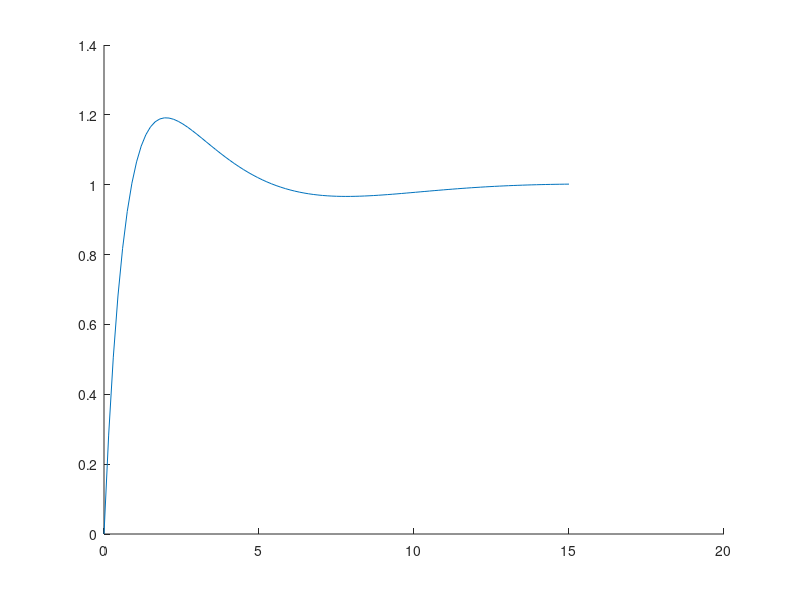

Recreate this plot in MATLAB. (Note: this script raises an error after producing the figure.)
clc; clear all; close all;


g = 9.81;
G_x = tf(-3/5*g,[1 0 0]);

Kp = -0.2;
Kd = -0.36;
Ki = -0.06;


%%
C_x = pid(Kp,Ki,Kd)


sys_cl=feedback(C_x*G_x,1);




[y,tOut,x]= step(sys_cl,15);

plot(tOut,y,LineWidth=2,DisplayName="Resposta ao Degrau");
legend()
grid
xlabel("Tempo")
ylabel("Amplitude")
title("Resposta ao degrau")


%% Simulacao simulink

% Plota px
px = out.ScopeData_x.signals.values;
tx = out.ScopeData_x.time;

plot(tx,px,LineWidth=2);
title("Posição em x da bola")
ylabel("Posição em x [m]")
xlabel("Tempo [s]")

figure
py = out.ScopeData_y.signals.values;
ty = out.ScopeData_y.time;
plot(ty,py,LineWidth=2);
title("Posição em y da bola")
ylabel("Posição em y [m]")
xlabel("Tempo [s]")

